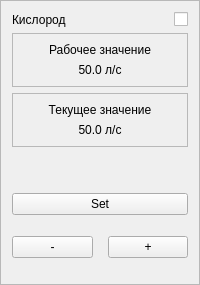
           <widget class="QFrame" name="frameOxygen">
            <property name="styleSheet">
             <string notr="true"/>
            </property>
            <property name="frameShape">
             <enum>QFrame::Shape::StyledPanel</enum>
            </property>
            <property name="frameShadow">
             <enum>QFrame::Shadow::Raised</enum>
            </property>
            <layout class="QVBoxLayout" name="verticalLayout_13">
             <item>
              <layout class="QHBoxLayout" name="oxygenHeading">
               <item>
                <widget class="QLabel" name="lblOxygenName">
                 <property name="text">
                  <string>Кислород</string>
                 </property>
                </widget>
               </item>
               <item>
                <widget class="QCheckBox" name="checkBoxOxygenSwitch">
                 <property name="layoutDirection">
                  <enum>Qt::LayoutDirection::RightToLeft</enum>
                 </property>
                 <property name="text">
                  <string/>
                 </property>
                </widget>
               </item>
              </layout>
             </item>
             <item>
              <widget class="QFrame" name="frameWorkValue_2">
               <property name="sizePolicy">
                <sizepolicy hsizetype="Preferred" vsizetype="Preferred">
                 <horstretch>0</horstretch>
                 <verstretch>0</verstretch>
                </sizepolicy>
               </property>
               <property name="styleSheet">
                <string notr="true"/>
               </property>
               <property name="frameShape">
                <enum>QFrame::Shape::StyledPanel</enum>
               </property>
               <property name="frameShadow">
                <enum>QFrame::Shadow::Raised</enum>
               </property>
               <layout class="QVBoxLayout" name="verticalLayout_20">
                <item>
                 <widget class="QLabel" name="label_17">
                  <property name="text">
                   <string>Рабочее значение</string>
                  </property>
                  <property name="alignment">
                   <set>Qt::AlignmentFlag::AlignCenter</set>
                  </property>
                 </widget>
                </item>
                <item>
                 <widget class="QLabel" name="lblOxygenWorkWalue">
                  <property name="text">
                   <string>50.0 л/с</string>
                  </property>
                  <property name="alignment">
                   <set>Qt::AlignmentFlag::AlignCenter</set>
                  </property>
                 </widget>
                </item>
               </layout>
              </widget>
             </item>
             <item>
              <widget class="QFrame" name="frameCurrentValue_2">
               <property name="sizePolicy">
                <sizepolicy hsizetype="Preferred" vsizetype="Preferred">
                 <horstretch>0</horstretch>
                 <verstretch>0</verstretch>
                </sizepolicy>
               </property>
               <property name="frameShape">
                <enum>QFrame::Shape::StyledPanel</enum>
               </property>
               <property name="frameShadow">
                <enum>QFrame::Shadow::Raised</enum>
               </property>
               <layout class="QVBoxLayout" name="verticalLayout_21">
                <item>
                 <widget class="QLabel" name="label_18">
                  <property name="text">
                   <string>Текущее значение</string>
                  </property>
                  <property name="alignment">
                   <set>Qt::AlignmentFlag::AlignCenter</set>
                  </property>
                 </widget>
                </item>
                <item>
                 <widget class="QLabel" name="lblOxygenCurrentValue">
                  <property name="text">
                   <string>50.0 л/с</string>
                  </property>
                  <property name="alignment">
                   <set>Qt::AlignmentFlag::AlignCenter</set>
                  </property>
                 </widget>
                </item>
               </layout>
              </widget>
             </item>
             <item>
              <spacer name="verticalSpacer_9">
               <property name="orientation">
                <enum>Qt::Orientation::Vertical</enum>
               </property>
               <property name="sizeHint" stdset="0">
                <size>
                 <width>20</width>
                 <height>40</height>
                </size>
               </property>
              </spacer>
             </item>
             <item>
              <widget class="QPushButton" name="btnOxygenSet">
               <property name="sizePolicy">
                <sizepolicy hsizetype="Minimum" vsizetype="Fixed">
                 <horstretch>0</horstretch>
                 <verstretch>0</verstretch>
                </sizepolicy>
               </property>
               <property name="text">
                <string>Set</string>
               </property>
              </widget>
             </item>
             <item>
              <layout class="QHBoxLayout" name="horizontalLayout_15">
               <property name="spacing">
                <number>15</number>
               </property>
               <property name="leftMargin">
                <number>0</number>
               </property>
               <property name="topMargin">
                <number>15</number>
               </property>
               <property name="rightMargin">
                <number>0</number>
               </property>
               <property name="bottomMargin">
                <number>15</number>
               </property>
               <item>
                <widget class="QPushButton" name="btnOxygenDecrease">
                 <property name="text">
                  <string>-</string>
                 </property>
                </widget>
               </item>
               <item>
                <widget class="QPushButton" name="bntOxygenIncrease">
                 <property name="text">
                  <string>+</string>
                 </property>
                </widget>
               </item>
              </layout>
             </item>
            </layout>
           </widget>
